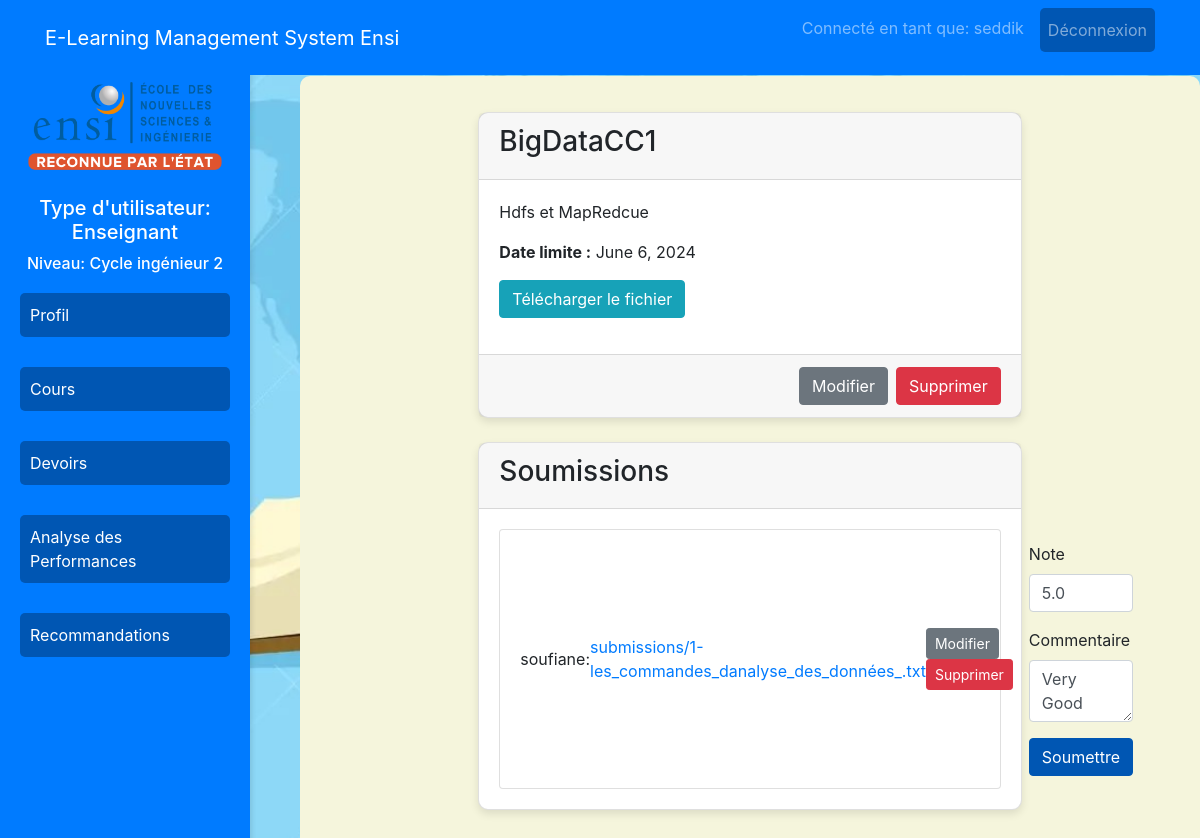
Screenshot of /assignments/1/ (signed in) with the database file from the repository.
### education/models.py (models this page shows, shortened)
class Profile(models.Model):
    LEVEL_CHOICES = [
        (1, "1ère année cycle ingénieur"),
        (2, "2ème année cycle ingénieur"),
        (3, "3ème année cycle ingénieur"),
    ]
    user = models.OneToOneField(User, on_delete=models.CASCADE)
    bio = models.TextField(blank=True)
    phone = models.CharField(max_length=15, blank=True, null=True)
    is_teacher = models.BooleanField(default=False)
    is_admin = models.BooleanField(default=False)
    enrolled_courses = models.ManyToManyField('Course', blank=True, related_name='enrolled_students')
    level = models.IntegerField(choices=LEVEL_CHOICES, null=True, blank=True)

class Assignment(models.Model):
    title = models.CharField(max_length=255)
    description = models.TextField()
    due_date = models.DateField()
    file = models.FileField(upload_to='assignments/', null=True, blank=True)
    course = models.ForeignKey(Course, on_delete=models.CASCADE)

class Submission(models.Model):
    assignment = models.ForeignKey(Assignment, on_delete=models.CASCADE)
    student = models.ForeignKey(User, on_delete=models.CASCADE)
    file = models.FileField(upload_to='submissions/')
    submitted_at = models.DateTimeField(auto_now_add=True)

class Grade(models.Model):
    student = models.ForeignKey(User, on_delete=models.CASCADE, related_name='grades')
    assignment = models.ForeignKey(Assignment, on_delete=models.CASCADE)
    submission = models.ForeignKey(Submission, on_delete=models.CASCADE, related_name='grades', null=True, blank=True)
    grade = models.FloatField(null=True, blank=True)  # Permettre les valeurs nulles et vides
    comments = models.TextField(blank=True)

### education/views.py (the view, shortened to what this page needs)
# urls.py: path('assignments/<int:assignment_id>/', views.assignment_detail, name='assignment_detail'),
@login_required
def assignment_detail(request, assignment_id):
    assignment = get_object_or_404(Assignment, id=assignment_id)
    submissions = Submission.objects.filter(assignment=assignment).select_related('student')
    form = SubmissionForm()
    grade_form = GradeForm()
    enriched_submissions = []
    for submission in submissions:
        grade = Grade.objects.filter(assignment=assignment, student=submission.student).first()
        enriched_submissions.append({
            'submission': submission,
            'grade': grade.grade if grade else None,
            'comments': grade.comments if grade else None
        })
    return render(request, 'assignment_detail.html', {
        'assignment': assignment,
        'submissions': enriched_submissions,
        'form': form,
        'grade_form': grade_form
    })

### education/forms.py
class SubmissionForm(forms.ModelForm):
    class Meta:
        model = Submission
        fields = ['file']

class GradeForm(forms.ModelForm):
    class Meta:
        model = Grade
        fields = ['grade', 'comments']

### education/templates/assignment_detail.html (shortened to what this page needs)
{% extends 'base.html' %}
{% block content_class %}content-assignments{% endblock %}
{% block content %}
<div class="container mt-3">
    <div class="row justify-content-center">
        <div class="col-md-8">
            <div class="card mb-4">
                <div class="card-header">
                    <h3>{{ assignment.title }}</h3>
                </div>
                <div class="card-body">
                    <p>{{ assignment.description }}</p>
                    <p><strong>Date limite :</strong> {{ assignment.due_date }}</p>
                    {% if assignment.file %}
                        <p><a href="{{ assignment.file.url }}" class="btn btn-info">Télécharger le fichier</a></p>
                    {% endif %}
                </div>
                {% if request.user.is_superuser or request.user.profile.is_teacher %}
                    <div class="card-footer d-flex justify-content-end">
                        <a href="{% url 'assignment_update' assignment.id %}" class="btn btn-secondary mr-2">Modifier</a>
                        <form action="{% url 'assignment_delete' assignment.id %}" method="post" class="d-inline-block">
                            <button type="submit" class="btn btn-danger">Supprimer</button>
                        </form>
                    </div>
                {% endif %}
            </div>
            {% if submissions %}
                <div class="card mb-4">
                    <div class="card-header">
                        <h3>Soumissions</h3>
                    </div>
                    <div class="card-body">
                        <ul class="list-group">
                            {% for enriched_submission in submissions %}
                                <li class="list-group-item d-flex justify-content-between align-items-center">
                                    {{ enriched_submission.submission.student.username }}:
                                    <a href="{{ enriched_submission.submission.file.url }}">{{ enriched_submission.submission.file.name }}</a>
                                    {% if request.user.is_superuser or request.user.profile.is_teacher %}
                                        <div>
                                            <a href="{% url 'submission_update' enriched_submission.submission.id %}" class="btn btn-sm btn-secondary mr-2">Modifier</a>
                                            <form action="{% url 'submission_delete' enriched_submission.submission.id %}" method="post" class="d-inline-block">
                                                <button type="submit" class="btn btn-sm btn-danger">Supprimer</button>
                                            </form>
                                        </div>
                                        <div class="ml-3">
                                            <form method="post">
                                                <div class="form-group">
                                                    <label for="grade">Note</label>
                                                    <input type="number" step="0.01" class="form-control" name="grade" value="{{ enriched_submission.grade }}" required>
                                                </div>
                                                <div class="form-group">
                                                    <label for="comments">Commentaire</label>
                                                    <textarea class="form-control" name="comments">{{ enriched_submission.comments }}</textarea>
                                                </div>
                                                <button type="submit" class="btn btn-primary">Soumettre</button>
                                            </form>
                                        </div>
                                    {% endif %}
                                </li>
                            {% endfor %}
                        </ul>
                    </div>
                </div>
            {% endif %}
        </div>
    </div>
</div>
{% endblock %}

### education/templates/base.html (shortened to what this page needs)
<!DOCTYPE html>
<html lang="fr">
<head>
    {% load static %}
    <link rel="stylesheet" href="https://stackpath.bootstrapcdn.com/bootstrap/4.5.2/css/bootstrap.min.css">
</head>
<body>
    <nav class="navbar navbar-expand-lg navbar-dark fixed-top">
        <div class="container">
            <div class="d-flex align-items-center w-100">
                <a class="navbar-brand mr-auto" href="{% if request.user.is_superuser %}{% url 'admin_dashboard' %}{% elif request.user.profile.is_teacher %}{% url 'teacher_dashboard' %}{% else %}{% url 'student_dashboard' %}{% endif %}">
                    E-Learning Management System Ensi
                </a>
                <ul class="navbar-nav">
                    {% if request.user.is_authenticated %}
                        <li class="nav-item">
                            <span class="navbar-text mr-3">Connecté en tant que: {{ request.user.username }}</span>
                        </li>
                        <li class="nav-item">
                            <a class="nav-link" href="{% url 'logout' %}">Déconnexion</a>
                        </li>
                    {% endif %}
                </ul>
            </div>
        </div>
    </nav>
    <div class="container-fluid">
        <div class="row">
            <div class="col-md-3 sidebar">
                <div class="user-info">
                    <img src="{% static 'Images/ENSI.png' %}">
                    <h5>
                        Type d'utilisateur:
                        {% if request.user.is_superuser %}
                            Admin
                        {% elif request.user.profile.is_teacher %}
                            Enseignant
                        {% else %}
                            Étudiant
                        {% endif %}
                    </h5>
                    <h6>
                        Niveau:
                        {% if request.user.profile.level %}
                            Cycle ingénieur {{ request.user.profile.level }}
                        {% else %}
                            Admin
                        {% endif %}
                    </h6>
                </div>
                <ul class="nav flex-column">
                    {% if request.user.is_authenticated %}
                        <li class="nav-item menu-item-profile">
                            <a class="nav-link" href="{% url 'profile' %}">Profil</a>
                        </li>
                        <li class="nav-item menu-item-courses">
                            <a class="nav-link" href="{% url 'course_list' %}">Cours</a>
                        </li>
                        <li class="nav-item menu-item-assignments">
                            <a class="nav-link" href="{% url 'assignment_list' %}">Devoirs</a>
                        </li>
                        {% if request.user.profile.is_teacher %}
                            <li class="nav-item menu-item-analysis">
                                <a class="nav-link" href="{% url 'performance_analysis' %}">Analyse des Performances</a>
                            </li>
                        {% endif %}
                        <li class="nav-item menu-item-recommendations">
                            <a class="nav-link" href="{% url 'resource_list' %}">Recommandations</a>
                        </li>
                    {% endif %}
                </ul>
            </div>
            <div class="col-md-9 content {% block content_class %}{% endblock %}">
                {% block content %}{% endblock %}
            </div>
        </div>
    </div>
</body>
</html>

### rows the page displays
Assignment: title "BigDataCC1", description "Hdfs et MapRedcue", due_date "June 6, 2024"
Submission: submission.student.username "soufiane", submission.file.name "submissions/1-les_commandes_danalyse_des_données_.txt", grade "5.0", comments "Very Good"

### other values shown
{{ request.user.username }} "seddik"
{{ request.user.profile.level }} "2"
